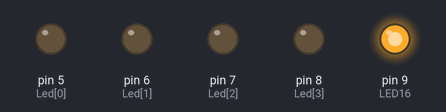
The sketch below on a simulated Arduino Uno, built with avr-gcc and run on an emulated ATmega328P. Parts: output pins drawn as LEDs (lit = HIGH).

Above: at 0.2 s.
At 1.2 s:
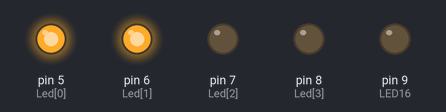
At 1.7 s:
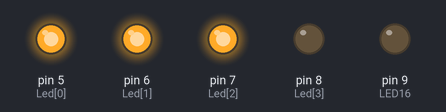
At 2.2 s:
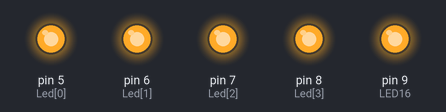
At 3.2 s:
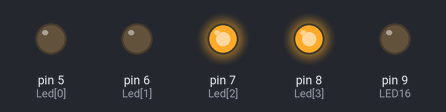
At 4.7 s:
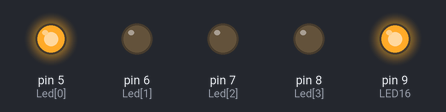
Timing chart, 0 to 5.2 s (numbered marks = the images above):
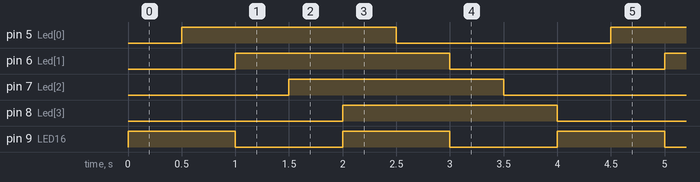

Measured:
- by itself, pin 5 (Led[0]), pin 6 (Led[1]), pin 7 (Led[2]), pin 8 (Led[3]): alternates HIGH for 2.0 s and LOW for 2.0 s
- by itself, pin 9 (LED16): alternates HIGH for 1.0 s and LOW for 1.0 s
- by itself, everything shown: repeats every 4.0 s, in 10 steps

The sketch:

Lab1_2_HW4_2.ino
```cpp
#include <MsTimer2.h>
#define LED16 9
int Led[4] = {5, 6, 7, 8};

void LedControl(){
  static int counter = 0;
  static byte output = HIGH;

  digitalWrite(Led[counter++], output);
  if(counter > 3){
    counter = 0;
    output = !output;
    }
  }

void setup() {
  // put your setup code here, to run once:
  int i;
  for(i = 0; i < 4; i++)
    pinMode(Led[i], OUTPUT);
  pinMode(LED16, OUTPUT);
  MsTimer2::set(500, LedControl);
  MsTimer2::start();
}

void loop() {
  // put your main code here, to run repeatedly:
  digitalWrite(LED16, HIGH);
  delay(1000);
  digitalWrite(LED16, LOW);
  delay(1000);
}
```
